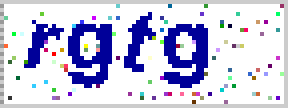
#> input picture CheckCode.gif, 72 x 27 px (shown 4 times larger)
$ python ImageProcessing.py
#> lines starting #> are read from the running program, lines starting #| are printed output that depends on the picture; after the words box and inside, x2 and y2 are one past the last pixel; in counts of white or black regions, pixels touching at a corner belong together
# -*- encoding：utf-8 -*-
"""
@project: Cracking_Verification_Code
@author: why
@file: ImageProcessing.py
@ide: PyCharm
@time: 2019/12/18 14:06
"""
# 验证码处理
from PIL import Image, ImageFilter
import numpy as np
import pandas as pd
from matplotlib import pyplot as plt


def get_bin_table():
    """
    获取灰度转二值的映射table 0表示黑色,1表示白色
    :return: 灰度转二值的映射table
    """
    table = []
    for i in range(256):
        if i < 100:
            table.append(0)
        else:
            table.append(1)
    return table


def img_processing(img_path):
    """
    验证码处理降噪+分割
    :param img_path: 图片路径
    :return: 处理后的图片
    """
#> called with img_path = './CheckCode.gif'
    # 转为灰度图像
    img = Image.open(img_path)
#> img is the input picture: PIL image 72x27 P; mean R, G, B, A 201.3, 201.4, 226.7, 255
    img1 = img.convert("L")
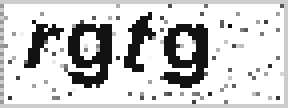
#> img1: PIL image 72x27 L (shown 4 times larger); min 6, max 255, mean 204.2
    # img1.show()
    # 二值化
    table = get_bin_table()
    img2 = img1.point(table, "1")
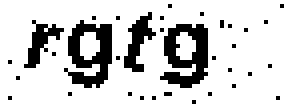
#> img2: PIL image 72x27 1 (shown 4 times larger); 81.6% white; black in thin lines or dots, all inside (x1, y1, x2, y2) = (2, 1, 71, 26)
    # img2.show()
    # 去除噪点
    img3 = img2.filter(ImageFilter.SMOOTH)
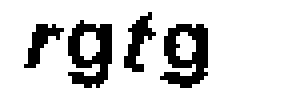
#> img3: PIL image 72x27 1 (shown 4 times larger); 83.4% white; black in thin lines or dots, all inside (x1, y1, x2, y2) = (6, 3, 52, 22)
    # img3.show()
    # 图像切割
    y_min, y_max = 0, 22  # 去除下方空白
    split_lines = [5, 17, 29, 41, 53]
    img4 = [img3.crop([u, y_min, v, y_max]) for u, v in zip(split_lines[:-1], split_lines[1:])]
#> img4 = 4 items
    # [4 lines of commented-out code are left out]
    return img4


if __name__ == '__main__':
    img_processing('./CheckCode.gif')
